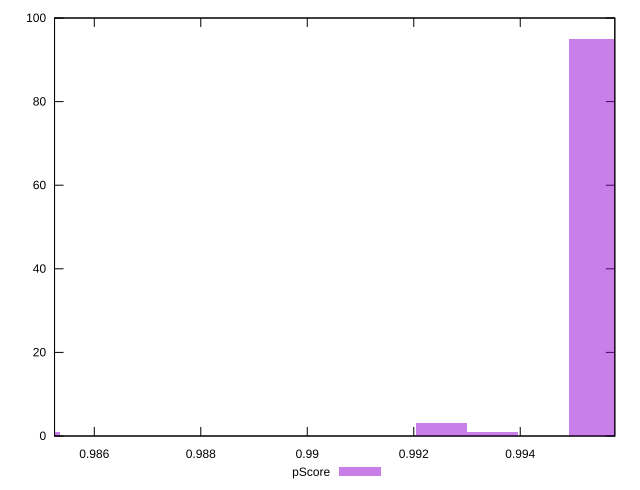

The script that saved this image:
reset

$pScore <<EOF
0.9848788395979878 1
0.992528383983215 3
0.9953969631276751 95
0.9934845770313683 1
EOF

set key outside below
set boxwidth 0.0009561930481533863
set xrange [0.9852532941728314:0.9957762479321939]
set yrange [0:100]
set trange [0:100]
set style fill transparent solid 0.5 noborder
set terminal svg size 640, 490 enhanced background rgb 'white'
set output "report_00016_2021-02-10T13-31-48.338Z/first-cpu-idle/samples/pages+cached+noadtech/pScore/histogram.svg"

plot $pScore title "pScore" with boxes

reset
